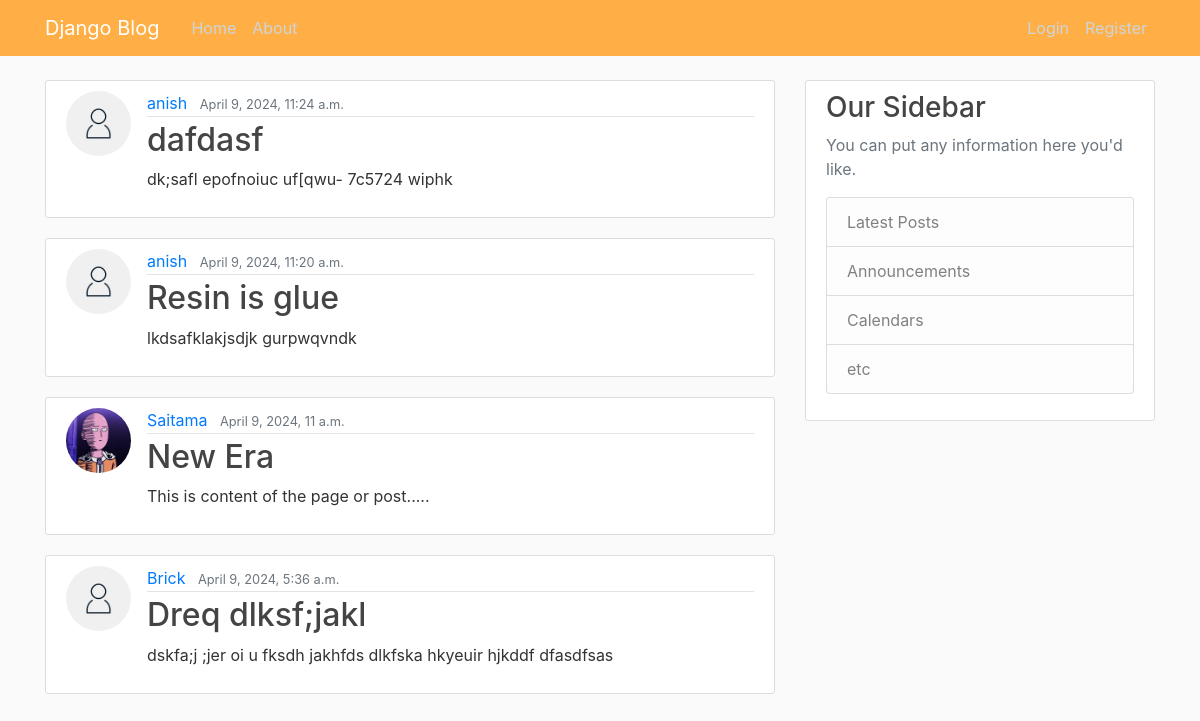
The page / on the database its author committed.
### blog/models.py (models this page shows, shortened)
class Post(models.Model):
    title = models.CharField(max_length=300)
    content = models.TextField()
    date_posted = models.DateTimeField(default= timezone.now)
    author = models.ForeignKey(User,on_delete=models.CASCADE)

### users/models.py (models this page shows, shortened)
class Profile(models.Model):
    user = models.OneToOneField(User,on_delete=models.CASCADE)
    image = models.ImageField(upload_to='profile_pics',default='default.jpg')

### blog/views.py (the view)
# urls.py: path('',PostListView.as_view(),name='blog-home'),
class PostListView(ListView):
    model = Post
    template_name = 'blog/home.html'
    context_object_name = 'posts'
    ordering = ['-date_posted']
    paginate_by = 10

### blog/templates/blog/home.html (shortened to what this page needs)
{% extends "base.html" %}
{% block content %}
    {% for post in posts %}
        <article class="media content-section">
        <img class="rounded-circle article-img" src="{{ post.author.profile.image.url }}" alt="">
            <div class="media-body">
                <div class="article-metadata">
                    <a class="mr-2" href="{% url 'user-posts' post.author.username %}">{{ post.author }}</a>
                    <small class="text-muted">{{ post.date_posted }}</small>
                </div>
            <h2><a class="article-title" href="{% url 'post-detail' post.id %}">{{ post.title }}</a></h2>
            <p class="article-content">{{ post.content }}</p>
            </div>
        </article>
    {% endfor %}
{% endblock %}

### templates/base.html (shortened to what this page needs)
{% load static %}
<!DOCTYPE html>
<html lang="en">
<head>
    <link rel="stylesheet" href="https://cdn.jsdelivr.net/npm/bootstrap@4.4.1/dist/css/bootstrap.min.css">
    <link rel="stylesheet" type="text/css" href="{% static 'css/main.css' %}">
</head>
<body>
    <header class="site-header">
        <nav class="navbar navbar-expand-md navbar-dark bg-golden fixed-top">
            <div class="container">
            <a class="navbar-brand mr-4" href="/">Django Blog</a>
            <div class="collapse navbar-collapse" id="navbarToggle">
                <div class="navbar-nav mr-auto">
                <a class="nav-item nav-link" href="{% url 'blog-home' %}">Home</a>
                <a class="nav-item nav-link" href="{% url 'blog-about' %}">About</a>
                </div>
                <div class="navbar-nav">
                  {% if user.is_authenticated %}
                    <a class="nav-item nav-link" href="{% url 'post-create' %}">New Post</a>
                    <a class="nav-item nav-link" href="{% url 'profile' %}">Profile</a>
                    <form method="POST" action="{% url 'logout' %}">
                      {% csrf_token %}
                      <button class="btn bg-transparent nav-item nav-link" type="submit">logout</button>
                    </form>
                  {% else %}
                    <a class="nav-item nav-link" href="{% url 'login' %}">Login</a>
                    <a class="nav-item nav-link" href="{% url 'register' %}">Register</a>
                  {% endif %}
                </div>
            </div>
            </div>
        </nav>
    </header>
    <main role="main" class="container">
        <div class="row">
          <div class="col-md-8">
            {% block content %}
            {% endblock %}
          </div>
          <div class="col-md-4">
            <div class="content-section">
              <h3>Our Sidebar</h3>
              <p class='text-muted'>You can put any information here you'd like.
                <ul class="list-group">
                  <li class="list-group-item list-group-item-light">Latest Posts</li>
                  <li class="list-group-item list-group-item-light">Announcements</li>
                  <li class="list-group-item list-group-item-light">Calendars</li>
                  <li class="list-group-item list-group-item-light">etc</li>
                </ul>
              </p>
            </div>
          </div>
        </div>
    </main>
</body>
</html>

### static/css/main.css (style rules this page uses)
body { background: #fafafa; color: #333333; margin-top: 5rem; }
h1, h2, h3, h4, h5, h6 { color: #444444; }
ul { margin: 0; }
.bg-golden { background-color: #FFAF45; }
.site-header .navbar-nav .nav-link { color: #cbd5db; }
.content-section { background: #ffffff; padding: 10px 20px; border: 1px solid #dddddd; border-radius: 3px; margin-bottom: 20px; }
.article-title { color: #444444; }
.article-content { white-space: pre-line; }
.article-img { height: 65px; width: 65px; margin-right: 16px; }
.article-metadata { padding-bottom: 1px; margin-bottom: 4px; border-bottom: 1px solid #e3e3e3 }

### rows shown on the page
Post: author.profile.image (placeholder picture), author "anish", date_posted "April 9, 2024, 11:24 a.m.", title "dafdasf", content "dk;safl epofnoiuc uf[qwu- 7c5724 wiphk"
Post: author.profile.image (placeholder picture), author "anish", date_posted "April 9, 2024, 11:20 a.m.", title "Resin is glue", content "lkdsafklakjsdjk gurpwqvndk"
Post: author.profile.image (picture), author "Saitama", date_posted "April 9, 2024, 11 a.m.", title "New Era", content "This is content of the page or post....."
Post: author.profile.image (placeholder picture), author "Brick", date_posted "April 9, 2024, 5:36 a.m.", title "Dreq dlksf;jakl", content "dskfa;j ;jer oi u fksdh jakhfds dlkfska hkyeuir hjkddf dfasdfsas"
